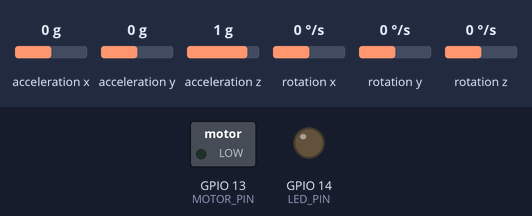
The sketch below on a simulated ESP32. On the bench: switched loads named in the sketch (green lamp = pin HIGH), output pins drawn as LEDs (lit = HIGH). Wiring (inferred from the names in the program): MPU-6050 motion sensor at I2C address 0x68. The inputs (shaded band) are chosen by the test bench; at power-on: acceleration x 0 g, acceleration y 0 g, acceleration z 1 g, rotation x 0 °/s, rotation y 0 °/s, rotation z 0 °/s. WiFi joins after 1.5 s; servers stay silent unless stated; storage starts empty; what the sketch prints to the serial monitor is not drawn.

Above: at 7.2 s.
7.3 s: acceleration x set to -0.3 g
10.3 s: acceleration x set to -0.5 g
At 12.0 s:
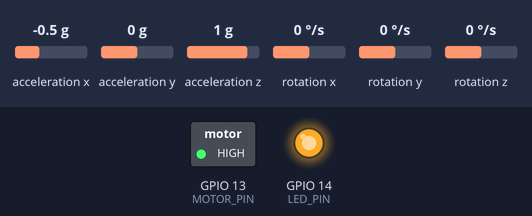
12.9 s: acceleration x set to 0 g
At 13.7 s:
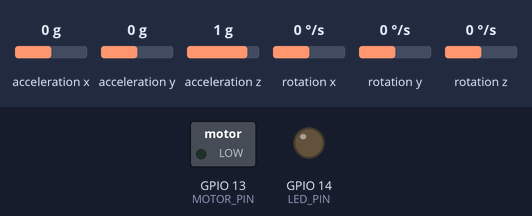
14.8 s: acceleration x set to -1.4 g
At 16.3 s:
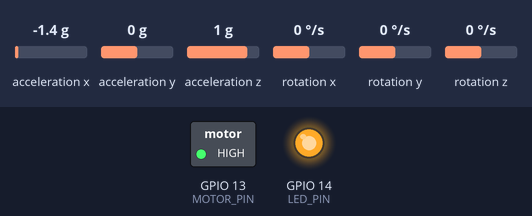
Timing chart, 0 to 17.8 s (numbered marks = the images above; inputs shaded):
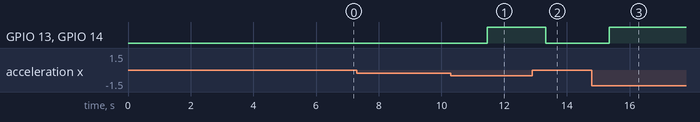

Measured:
- the behaviour switches between -0.4 and -0.5 g on acceleration x (found by bisection; images 0 and 1)
- after the input at 7.3 s, every drawn part: stays the same
- after the input at 10.3 s, GPIO 13 (MOTOR_PIN), GPIO 14 (LED_PIN): LOW → HIGH after 1.2 s
- after the input at 12.9 s, GPIO 13 (MOTOR_PIN), GPIO 14 (LED_PIN): HIGH → LOW after 0.43 s
- after the input at 14.8 s, GPIO 13 (MOTOR_PIN), GPIO 14 (LED_PIN): LOW → HIGH after 0.56 s

The sketch:

firmware.ino
```cpp
#include <Wire.h>
#include <SPIFFS.h>
#include <WiFi.h>
#include <WebServer.h>

#define MPU_ADDR 0x68
#define MOTOR_PIN 13
#define LED_PIN 14

WebServer server(80);
const char *ssid = "YOUR_SSID";
const char *password = "YOUR_PASSWORD";
volatile float pitch = 0.0;
volatile float roll = 0.0;
float baseline = 0.0;
volatile int score = 100;
volatile bool badPosture = false;
SemaphoreHandle_t dataMutex;

void handleRoot()
{
  if (xSemaphoreTake(dataMutex, 10) == pdTRUE)
  {
    float localPitch = pitch;
    float localBaseline = baseline;
    int localScore = score;
    bool localBadPosture = badPosture;
    xSemaphoreGive(dataMutex);

    String html = "<!DOCTYPE html><html><head>";
    html += "<meta http-equiv='refresh' content='1'>";
    html += "<title>Posture Monitor</title>";
    html += "<style>body{font-family:sans-serif;text-align:center;background:#1e1e2e;color:white;}";
    html += ".good{color:#50fa7b;font-size:40px;}.bad{color:#ff5555;font-size:40px;}";
    html += ".score{font-size:60px;font-weight:bold;}</style></head><body>";
    html += "<h1>Posture Monitor</h1>";
    html += "<p>Pitch: " + String(localPitch, 1) + "&deg;</p>";
    html += "<p>Deviation: " + String(localPitch - localBaseline, 1) + "&deg;</p>";

    if (localBadPosture)
    {
      html += "<p class='bad'>BAD POSTURE</p>";
    }
    else
    {
      html += "<p class='good'>GOOD POSTURE</p>";
    }

    html += "<p class='score'>Score: " + String(localScore) + "</p>";
    html += "</body></html>";

    server.send(200, "text/html", html);
  }
  else
  {
    server.send(503, "text/plain", "Busy");
  }
}

void calibrate()
{
  float sum = 0.0;
  for (int i = 0; i < 300; i++)
  {
    Wire.beginTransmission(MPU_ADDR);
    Wire.write(0x3B);
    Wire.endTransmission(false);
    Wire.requestFrom(MPU_ADDR, 6, true);
    int16_t ax = Wire.read() << 8 | Wire.read();
    int16_t ay = Wire.read() << 8 | Wire.read();
    int16_t az = Wire.read() << 8 | Wire.read();
    float axf = ax / 16384.0;
    float ayf = ay / 16384.0;
    float azf = az / 16384.0;

    Wire.beginTransmission(MPU_ADDR);
    Wire.write(0x43);
    Wire.endTransmission(false);
    Wire.requestFrom(MPU_ADDR, 6, true);
    int16_t gx = Wire.read() << 8 | Wire.read();
    Wire.read();
    Wire.read();
    Wire.read();
    Wire.read();
    float gxf = gx / 131.0;
    float accelPitch = atan2(axf, sqrt(ayf * ayf + azf * azf)) * 180.0 / PI;
    float dt = 0.01;
    float alpha = 0.96;
    pitch = alpha * (pitch + gxf * dt) + (1.0 - alpha) * accelPitch;
    sum += pitch;
    delay(10);
  }
  baseline = sum / 300.0;
  Serial.print("✓ Baseline set: ");
  Serial.println(baseline);
}

void sensorTask(void *pvParameters)
{
  float dt = 0.05;  // 50ms - matches vTaskDelay
  float alpha = 0.96;
  bool lastBadPosture = false;  // for hysteresis

  for (;;)
  {
    Wire.beginTransmission(MPU_ADDR);
    Wire.write(0x3B);
    Wire.endTransmission(false);
    Wire.requestFrom(MPU_ADDR, 6, true);
    int16_t ax = Wire.read() << 8 | Wire.read();
    int16_t ay = Wire.read() << 8 | Wire.read();
    int16_t az = Wire.read() << 8 | Wire.read();
    float axf = ax / 16384.0;
    float ayf = ay / 16384.0;
    float azf = az / 16384.0;

    Wire.beginTransmission(MPU_ADDR);
    Wire.write(0x43);
    Wire.endTransmission(false);
    Wire.requestFrom(MPU_ADDR, 6, true);
    int16_t gx = Wire.read() << 8 | Wire.read();
    int16_t gy = Wire.read() << 8 | Wire.read();
    int16_t gz = Wire.read() << 8 | Wire.read();
    float gxf = gx / 131.0;
    float gyf = gy / 131.0;

    float accelPitch = atan2(axf, sqrt(ayf * ayf + azf * azf)) * 180.0 / PI;
    float accelRoll = atan2(ayf, sqrt(axf * axf + azf * azf)) * 180.0 / PI;

    float localPitch = 0.0;
    float localRoll = 0.0;
    int localScore = 0;
    bool isBadPosture = false;

    if (xSemaphoreTake(dataMutex, 10) == pdTRUE)
    {
      pitch = alpha * (pitch + gxf * dt) + (1.0 - alpha) * accelPitch;
      roll = alpha * (roll + gyf * dt) + (1.0 - alpha) * accelRoll;
      float deviation = abs(pitch - baseline);

      // Hysteresis to prevent flickering
      if (deviation > 22.0)  // needs CLEARLY bad to trigger
      {
        isBadPosture = true;
      }
      else if (deviation < 18.0)  // needs CLEARLY good to stop
      {
        isBadPosture = false;
      }
      else  // between 18-22, keep previous state
      {
        isBadPosture = lastBadPosture;
      }

      if (isBadPosture)
      {
        score -= 2;
        if (score < 0) score = 0;
      }
      else
      {
        score += 1;
        if (score > 100) score = 100;
      }

      localPitch = pitch;
      localRoll = roll;
      localScore = score;
      badPosture = isBadPosture;
      lastBadPosture = isBadPosture;
      xSemaphoreGive(dataMutex);
    }

    Serial.print("Pitch: ");
    Serial.print(localPitch, 1);
    Serial.print("° | Deviation: ");
    Serial.print(abs(localPitch - baseline), 1);
    Serial.print("° | Score: ");
    Serial.print(localScore);
    Serial.print(" | Posture: ");
    Serial.println(isBadPosture ? "❌ BAD" : "✓ GOOD");

    vTaskDelay(50 / portTICK_PERIOD_MS);  // 50ms - matches dt
  }
}

void motorTask(void *pvParameters)
{
  for (;;)
  {
    if (xSemaphoreTake(dataMutex, 10) == pdTRUE)
    {
      bool isBadPosture = badPosture;
      xSemaphoreGive(dataMutex);

      if (isBadPosture)
      {
        // Bad posture: Turn ON vibrator and RED LED
        digitalWrite(MOTOR_PIN, HIGH);
        digitalWrite(LED_PIN, HIGH);
      }
      else
      {
        // Good posture: Turn OFF vibrator and RED LED
        digitalWrite(MOTOR_PIN, LOW);
        digitalWrite(LED_PIN, LOW);
      }
    }

    vTaskDelay(50 / portTICK_PERIOD_MS);
  }
}

void serverTask(void *pvParameters)
{
  for (;;)
  {
    server.handleClient();
    vTaskDelay(5 / portTICK_PERIOD_MS);
  }
}

void loggerTask(void *pvParameters)
{
  for (;;)
  {
    vTaskDelay(30000 / portTICK_PERIOD_MS);
    float localPitch = 0.0;
    int localScore = 0;
    if (xSemaphoreTake(dataMutex, 100) == pdTRUE)
    {
      localPitch = pitch;
      localScore = score;
      xSemaphoreGive(dataMutex);
    }
    File f = SPIFFS.open("/posture_log.csv", FILE_APPEND);
    if (f)
    {
      f.print(millis());
      f.print(",");
      f.print(localPitch);
      f.print(",");
      f.print(localPitch - baseline);
      f.print(",");
      f.println(localScore);
      f.close();
      Serial.println("📝 Logged to SPIFFS");
    }
  }
}

void setup()
{
  Serial.begin(115200);
  delay(1000);
  Serial.println("\n\n=== POSTURE MONITOR STARTING ===\n");

  // Motor pin setup
  pinMode(MOTOR_PIN, OUTPUT);
  digitalWrite(MOTOR_PIN, LOW);  // Start with motor OFF
  Serial.println("✓ Motor pin initialized on GPIO 13");

  // LED pin setup
  pinMode(LED_PIN, OUTPUT);
  digitalWrite(LED_PIN, LOW);  // Start with LED OFF
  Serial.println("✓ RED LED pin initialized on GPIO 14");

  Wire.begin(21, 22);
  Wire.beginTransmission(MPU_ADDR);
  Wire.write(0x6B);
  Wire.write(0x00);
  Wire.endTransmission(true);
  Serial.println("✓ MPU6050 ready!");

  if (!SPIFFS.begin(true))
  {
    Serial.println("✗ SPIFFS failed! Continuing without logging...");
  }
  else
  {
    Serial.println("✓ SPIFFS ready!");
  }

  Serial.println("\n--- Calibrating (hold STRAIGHT for 3 seconds) ---");
  calibrate();

  Serial.println("\n--- Connecting to WiFi ---");
  WiFi.begin(ssid, password);
  int attempts = 0;
  while (WiFi.status() != WL_CONNECTED && attempts < 20)
  {
    delay(500);
    Serial.print(".");
    attempts++;
  }
  Serial.println("");

  if (WiFi.status() == WL_CONNECTED)
  {
    Serial.println("\n✓ WiFi Connected!");
    Serial.print("📡 Server IP: http://");
    Serial.println(WiFi.localIP());
    Serial.println("   (Open this in your browser)\n");
  }
  else
  {
    Serial.println("\n✗ WiFi Connection Failed\n");
  }

  server.on("/", handleRoot);
  server.begin();

  Serial.println("=== SYSTEM READY ===\n");

  dataMutex = xSemaphoreCreateMutex();
  xTaskCreate(sensorTask, "Sensor", 4096, NULL, 3, NULL);
  xTaskCreate(motorTask, "Motor", 2048, NULL, 2, NULL);
  xTaskCreate(serverTask, "Server", 4096, NULL, 2, NULL);
  xTaskCreate(loggerTask, "Logger", 2048, NULL, 1, NULL);
}

void loop()
{
}
```
